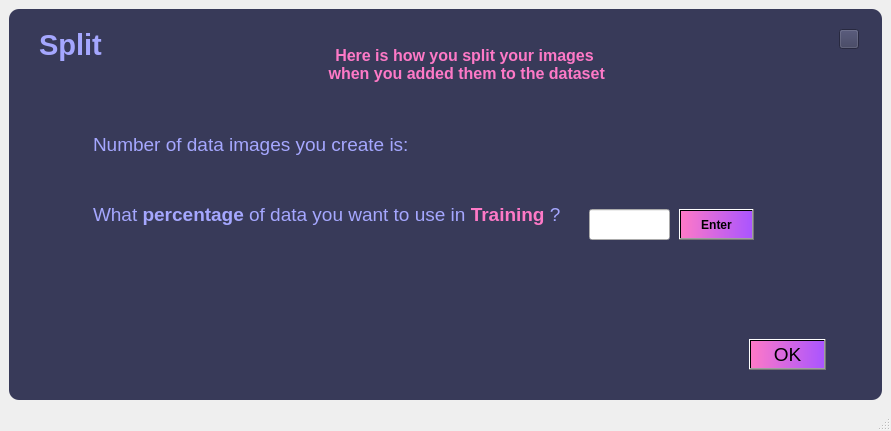
<?xml version="1.0" encoding="UTF-8"?>
<ui version="4.0">
 <class>SplitWindow</class>
 <widget class="QMainWindow" name="SplitWindow">
  <property name="geometry">
   <rect>
    <x>0</x>
    <y>0</y>
    <width>891</width>
    <height>431</height>
   </rect>
  </property>
  <property name="windowTitle">
   <string>MainWindow</string>
  </property>
  <property name="styleSheet">
   <string notr="true">QFrame {
	background-color: rgb(56,58,89);
	color:rgb(220,220,220);
	border-radius : 10px;
}</string>
  </property>
  <widget class="QWidget" name="centralwidget">
   <layout class="QVBoxLayout" name="verticalLayout">
    <item>
     <widget class="QFrame" name="frame">
      <property name="frameShape">
       <enum>QFrame::StyledPanel</enum>
      </property>
      <property name="frameShadow">
       <enum>QFrame::Raised</enum>
      </property>
      <widget class="QLabel" name="label_desqription">
       <property name="geometry">
        <rect>
         <x>150</x>
         <y>30</y>
         <width>611</width>
         <height>51</height>
        </rect>
       </property>
       <property name="font">
        <font>
         <pointsize>12</pointsize>
         <weight>75</weight>
         <bold>true</bold>
        </font>
       </property>
       <property name="styleSheet">
        <string notr="true">color:rgb(254,121,199);</string>
       </property>
       <property name="text">
        <string>Here is how you split your images
 when you added them to the dataset</string>
       </property>
       <property name="textFormat">
        <enum>Qt::PlainText</enum>
       </property>
       <property name="alignment">
        <set>Qt::AlignCenter</set>
       </property>
      </widget>
      <widget class="QLabel" name="label_2">
       <property name="geometry">
        <rect>
         <x>30</x>
         <y>10</y>
         <width>101</width>
         <height>51</height>
        </rect>
       </property>
       <property name="font">
        <font>
         <pointsize>22</pointsize>
         <weight>75</weight>
         <bold>true</bold>
        </font>
       </property>
       <property name="styleSheet">
        <string notr="true">
color: rgb(165, 167, 255);</string>
       </property>
       <property name="text">
        <string>Split</string>
       </property>
      </widget>
      <widget class="QPushButton" name="pushButton_4">
       <property name="geometry">
        <rect>
         <x>830</x>
         <y>20</y>
         <width>20</width>
         <height>20</height>
        </rect>
       </property>
       <property name="styleSheet">
        <string notr="true">background-color: rgb(56,58,89);</string>
       </property>
       <property name="text">
        <string/>
       </property>
       <property name="icon">
        <iconset>
         <normaloff>exit2.png</normaloff>exit2.png</iconset>
       </property>
       <property name="iconSize">
        <size>
         <width>20</width>
         <height>20</height>
        </size>
       </property>
      </widget>
      <widget class="QTextEdit" name="textEdit">
       <property name="geometry">
        <rect>
         <x>80</x>
         <y>190</y>
         <width>491</width>
         <height>71</height>
        </rect>
       </property>
       <property name="html">
        <string>&lt;!DOCTYPE HTML PUBLIC &quot;-//W3C//DTD HTML 4.0//EN&quot; &quot;http://www.w3.org/TR/REC-html40/strict.dtd&quot;&gt;
&lt;html&gt;&lt;head&gt;&lt;meta name=&quot;qrichtext&quot; content=&quot;1&quot; /&gt;&lt;style type=&quot;text/css&quot;&gt;
p, li { white-space: pre-wrap; }
&lt;/style&gt;&lt;/head&gt;&lt;body style=&quot; font-family:'MS Shell Dlg 2'; font-size:7.8pt; font-weight:400; font-style:normal;&quot;&gt;
&lt;p style=&quot; margin-top:0px; margin-bottom:0px; margin-left:0px; margin-right:0px; -qt-block-indent:0; text-indent:0px;&quot;&gt;&lt;span style=&quot; font-size:14pt; color:#a5a7ff;&quot;&gt;What &lt;/span&gt;&lt;span style=&quot; font-size:14pt; font-weight:600; color:#a5a7ff;&quot;&gt;percentage&lt;/span&gt;&lt;span style=&quot; font-size:14pt; color:#a5a7ff;&quot;&gt; of data you want to use in &lt;/span&gt;&lt;span style=&quot; font-size:14pt; font-weight:600; color:#fe79c7;&quot;&gt;Training&lt;/span&gt;&lt;span style=&quot; font-size:14pt; color:#fe79c7;&quot;&gt; &lt;/span&gt;&lt;span style=&quot; font-size:14pt; color:#a5a7ff;&quot;&gt;?&lt;/span&gt;&lt;/p&gt;&lt;/body&gt;&lt;/html&gt;</string>
       </property>
      </widget>
      <widget class="QTextEdit" name="textEdit_2">
       <property name="geometry">
        <rect>
         <x>80</x>
         <y>120</y>
         <width>351</width>
         <height>71</height>
        </rect>
       </property>
       <property name="html">
        <string>&lt;!DOCTYPE HTML PUBLIC &quot;-//W3C//DTD HTML 4.0//EN&quot; &quot;http://www.w3.org/TR/REC-html40/strict.dtd&quot;&gt;
&lt;html&gt;&lt;head&gt;&lt;meta name=&quot;qrichtext&quot; content=&quot;1&quot; /&gt;&lt;style type=&quot;text/css&quot;&gt;
p, li { white-space: pre-wrap; }
&lt;/style&gt;&lt;/head&gt;&lt;body style=&quot; font-family:'MS Shell Dlg 2'; font-size:7.8pt; font-weight:400; font-style:normal;&quot;&gt;
&lt;p style=&quot; margin-top:0px; margin-bottom:0px; margin-left:0px; margin-right:0px; -qt-block-indent:0; text-indent:0px;&quot;&gt;&lt;span style=&quot; font-size:14pt; color:#a5a7ff;&quot;&gt;Number of data images you create is: &lt;/span&gt;&lt;/p&gt;&lt;/body&gt;&lt;/html&gt;</string>
       </property>
      </widget>
      <widget class="QLabel" name="label">
       <property name="geometry">
        <rect>
         <x>190</x>
         <y>150</y>
         <width>81</width>
         <height>31</height>
        </rect>
       </property>
       <property name="font">
        <font>
         <pointsize>14</pointsize>
         <weight>75</weight>
         <bold>true</bold>
        </font>
       </property>
       <property name="styleSheet">
        <string notr="true">color:rgb(254,121,199);</string>
       </property>
       <property name="text">
        <string/>
       </property>
      </widget>
      <widget class="QLineEdit" name="lineEdit">
       <property name="geometry">
        <rect>
         <x>580</x>
         <y>200</y>
         <width>81</width>
         <height>31</height>
        </rect>
       </property>
       <property name="font">
        <font>
         <pointsize>14</pointsize>
         <weight>75</weight>
         <bold>true</bold>
        </font>
       </property>
       <property name="styleSheet">
        <string notr="true">color:rgb(254,121,199);</string>
       </property>
       <property name="text">
        <string/>
       </property>
       <property name="dragEnabled">
        <bool>true</bool>
       </property>
       <property name="clearButtonEnabled">
        <bool>false</bool>
       </property>
      </widget>
      <widget class="QPushButton" name="Enter">
       <property name="geometry">
        <rect>
         <x>670</x>
         <y>200</y>
         <width>75</width>
         <height>31</height>
        </rect>
       </property>
       <property name="font">
        <font>
         <pointsize>9</pointsize>
         <weight>75</weight>
         <bold>true</bold>
        </font>
       </property>
       <property name="styleSheet">
        <string notr="true">background-color: qlineargradient(spread:pad, x1:0, y1:0.5, x2:1, y2:0.506, stop:0 rgba(254, 121, 199, 255), stop:1 rgba(170, 85, 255, 255));</string>
       </property>
       <property name="text">
        <string>Enter</string>
       </property>
      </widget>
      <widget class="QLabel" name="label_3">
       <property name="geometry">
        <rect>
         <x>650</x>
         <y>240</y>
         <width>201</width>
         <height>31</height>
        </rect>
       </property>
       <property name="font">
        <font>
         <pointsize>10</pointsize>
         <weight>75</weight>
         <bold>true</bold>
        </font>
       </property>
       <property name="styleSheet">
        <string notr="true">color:rgb(255, 0, 0)</string>
       </property>
       <property name="text">
        <string/>
       </property>
      </widget>
      <widget class="QLabel" name="label_4">
       <property name="geometry">
        <rect>
         <x>90</x>
         <y>290</y>
         <width>561</width>
         <height>71</height>
        </rect>
       </property>
       <property name="font">
        <font>
         <pointsize>13</pointsize>
         <weight>75</weight>
         <bold>true</bold>
        </font>
       </property>
       <property name="styleSheet">
        <string notr="true">color: rgb(165, 167, 255);</string>
       </property>
       <property name="text">
        <string/>
       </property>
      </widget>
      <widget class="QPushButton" name="OK_Button">
       <property name="geometry">
        <rect>
         <x>740</x>
         <y>330</y>
         <width>77</width>
         <height>31</height>
        </rect>
       </property>
       <property name="font">
        <font>
         <pointsize>14</pointsize>
         <weight>50</weight>
         <bold>false</bold>
        </font>
       </property>
       <property name="styleSheet">
        <string notr="true">background-color: qlineargradient(spread:pad, x1:0, y1:0.5, x2:1, y2:0.506, stop:0 rgba(254, 121, 199, 255), stop:1 rgba(170, 85, 255, 255));</string>
       </property>
       <property name="text">
        <string>OK</string>
       </property>
      </widget>
     </widget>
    </item>
   </layout>
  </widget>
  <widget class="QStatusBar" name="statusbar"/>
 </widget>
 <resources/>
 <connections/>
</ui>
